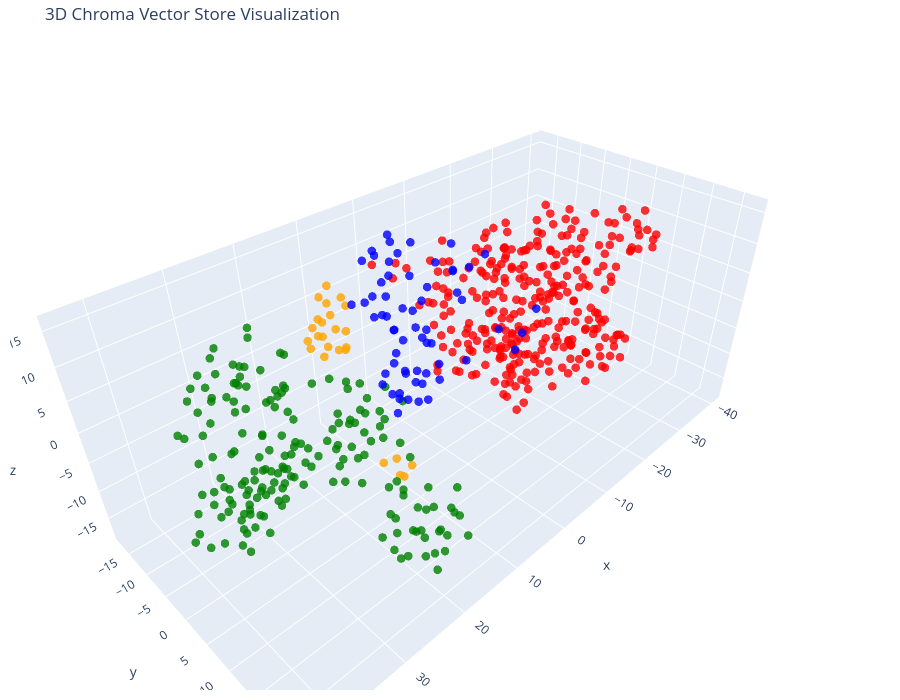

This figure's notebook cell:
### Code cell
tsne = TSNE(n_components=3, random_state=42)
reduced_vectors = tsne.fit_transform(vectors)

# Create the 3D scatter plot
fig = go.Figure(data=[go.Scatter3d(
    x=reduced_vectors[:, 0],
    y=reduced_vectors[:, 1],
    z=reduced_vectors[:, 2],
    mode='markers',
    marker=dict(size=5, color=colors, opacity=0.8),
    text=[f"Type: {t}<br>Text: {d[:100]}..." for t, d in zip(doc_types, documents)],
    hoverinfo='text'
)])

fig.update_layout(
    title='3D Chroma Vector Store Visualization',
    scene=dict(xaxis_title='x', yaxis_title='y', zaxis_title='z'),
    width=900,
    height=700,
    margin=dict(r=10, b=10, l=10, t=40)
)

fig.show()

### Figure 1 — Plotly figure (JSON) as saved in the notebook; plotly's stock layout.template omitted (floating-point values rounded to 4 significant figures; data arrays with more than 128 entries replaced by an {"elided": "..."} marker saying what was removed)
{"data": [{"hoverinfo": "text", "marker": {"color": {"elided": "565 str values"}, "opacity": 0.8, "size": 5}, "mode": "markers", "text": {"elided": "565 str values"}, "type": "scatter3d", "x": {"elided": "565 float values"}, "y": {"elided": "565 float values"}, "z": {"elided": "565 float values"}}], "layout": {"height": 700, "margin": {"b": 10, "l": 10, "r": 10, "t": 40}, "scene": {"xaxis": {"title": {"text": "x"}}, "yaxis": {"title": {"text": "y"}}, "zaxis": {"title": {"text": "z"}}}, "title": {"text": "3D Chroma Vector Store Visualization"}, "width": 900}}
